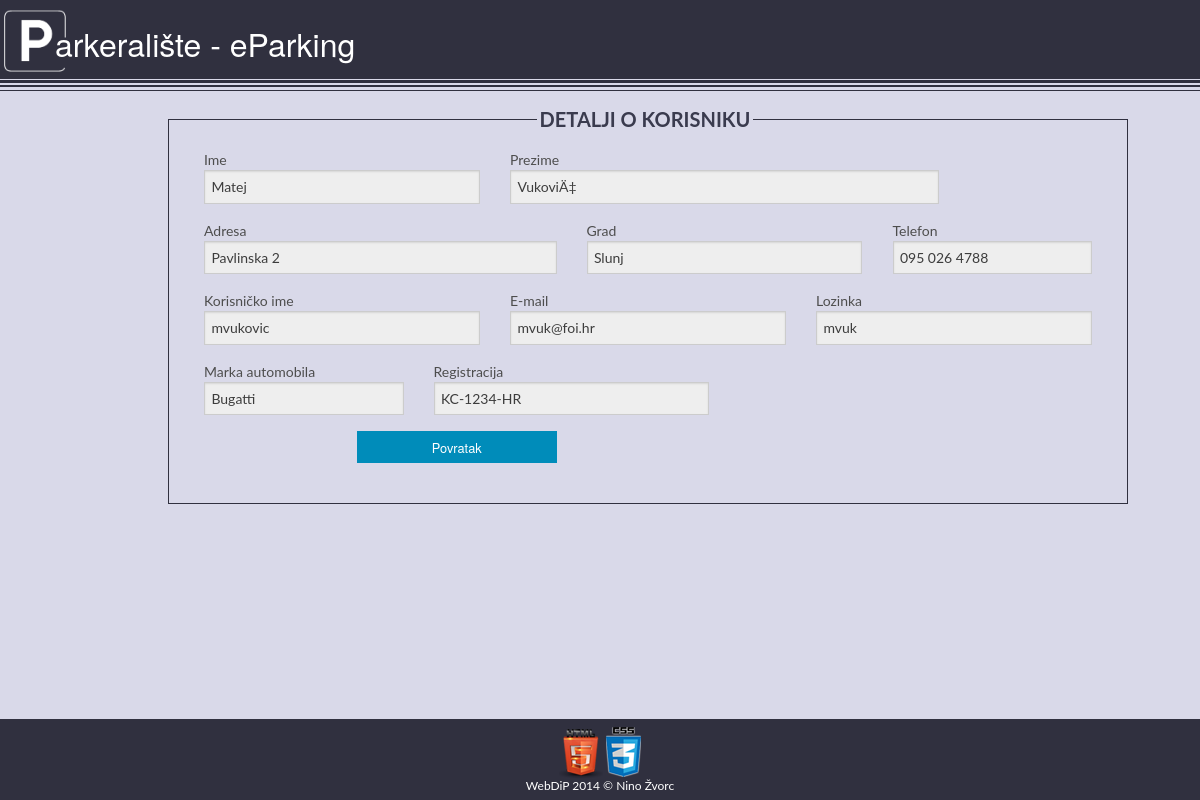
Page /privatno/detalji.php?korisnik=2 on the committed database.
### tables this page shows
CREATE TABLE IF NOT EXISTS `vozilo` (
  `idvozila` int(11) NOT NULL auto_increment,
  `registracija` varchar(15) NOT NULL,
  `vlasnik` int(11) NOT NULL,
  `marka` int(11) NOT NULL,
  PRIMARY KEY  (`idvozila`),
  KEY `fk_vozilo_korisnik1_idx` (`vlasnik`),
  KEY `fk_vozilo_marka1_idx` (`marka`)
);

CREATE TABLE IF NOT EXISTS `korisnik` (
  `idkorisnika` int(11) NOT NULL auto_increment,
  `ime` varchar(20) NOT NULL,
  `prezime` varchar(40) NOT NULL,
  `korisnicko` varchar(20) NOT NULL,
  `lozinka` varchar(20) NOT NULL,
  `adresa` varchar(50) NOT NULL,
  `grad` varchar(30) default NULL,
  `email` varchar(30) default NULL,
  `telefon` varchar(20) NOT NULL,
  `tip` int(11) NOT NULL,
  `aktivan` int(11) NOT NULL,
  `kod` int(11) NOT NULL,
  `vrijeme` datetime NOT NULL,
  PRIMARY KEY  (`idkorisnika`),
  KEY `fk_korisnik_tip_korisnika1_idx` (`tip`)
);

CREATE TABLE IF NOT EXISTS `marka` (
  `idmarke` int(11) NOT NULL auto_increment,
  `naziv` varchar(45) NOT NULL,
  PRIMARY KEY  (`idmarke`)
);

### okviri/baza.class.php (called while the page is built, shortened)
<?php
class Baza{
    function spojiDB(){
        $mysqli= new mysqli(self::server, self::korisnik,  self::lozinka, self::baza);
        return $mysqli;
    }
    function selectDB($upit){
        $veza =  self::spojiDB();
        $rezultat = $veza->query($upit) or trigger_error("Greska kod upita {$upit} - ".
                "Greska: ".$veza->error." ".E_USER_ERROR);
        return $rezultat;
    }
}
?>

### privatno/detalji.php (the view, shortened to what this page needs)
<?php
    include_once ("../okviri/baza.class.php");
    $baza=new Baza();
    $id=$_REQUEST["korisnik"];
    $upit="select * from korisnik k, vozilo v, marka m where k.idkorisnika='$id' and k.idkorisnika=v.vlasnik and m.idmarke=v.marka;";
    $podaci=$baza->selectDB($upit);
    $red=$podaci->fetch_array();
?>
<html>
    <head>
        <link rel="stylesheet" href="../css/foundation.css" />
        <link rel="stylesheet" href="../css/css_nzvorc.css" />
        <link rel="stylesheet" href="//code.jquery.com/ui/1.10.4/themes/smoothness/jquery-ui.css">
    </head>
    <body>
        <header>
            arkeralište -  eParking
        </header>
        <hr class="jedan"/>
        <hr class="dva"/>
        <hr class="tri"/>
        <section style="width: 80%; margin-left: 10%">
            <form name="registracija" class="forma"  action="<?php echo $_SERVER['PHP_SELF'] ?>" method="POST" >
                <fieldset>
                    <legend class="naslov" >Detalji o korisniku</legend>
                    <div class="row">
                      <div class="large-4 columns">
                          <label id="imeg" for="ime">Ime</label>
                          <input name="ime" type="text" id="ime" disabled="" value="<?php echo $red[1]; ?>"/>
                      </div>
                      <div class="large-6 columns">
                          <label id="prezimeg"for="prezime">Prezime</label>
                          <input name="prezime" type="text" id="prezime" disabled="" value="<?php echo $red[2]; ?>"/>
                      </div>
                    </div>
                    <div class="row">
                      <div class="large-5 columns">
                          <label for="adresa">Adresa</label>
                          <input name="adresa" type="text" id="adresa" disabled="" value="<?php echo $red[5]; ?>"/>
                      </div>
                      <div class="large-4 columns">
                          <label for="grad">Grad</label>
                          <input name="grad" type="text" id="grad" disabled="" value="<?php echo $red[6]; ?>"/>
                      </div>
                        <div class="large-3 columns">
                          <label for="telefon">Telefon</label>
                          <input name="telefon" type="tel" id="telefon" disabled="" value="<?php echo $red[8]; ?>" />
                        </div>
                    </div>
                    <div class="row">
                        <div class="large-4 columns">
                          <label for="korisnickoIme" id='greske' >Korisničko ime</label>
                          <input name="korisnicko" type="text" id="korisnickoIme" disabled="" value="<?php echo $red[3]; ?>" />
                        </div>
                        <div class="large-4 columns">
                          <label for="email" id='greske1'>E-mail</label>
                          <input name="email" type="email" id="email" disabled="" value="<?php echo $red[7]; ?>" />
                        </div>
                        <div class="large-4 columns">
                           <label for="lozinka" id="lozinkag" >Lozinka</label>
                           <input name="lozinka" type="text" id="lozinka" disabled="" value="<?php echo $red[4]; ?>"/>
                        </div>
                    </div>
                    <div class="row">
                          <div class="large-3 columns">
                              <label for="marka">Marka automobila</label>
                              <input name="marka" type="text" id="marka" required="" disabled="" value="<?php echo $red[18]; ?>"/>
                          </div>
                          <div class="large-4 columns">
                              <label for="registracija">Registracija</label>
                              <input name="registracija" type="text" id="registracija" disabled="" value="<?php echo $red[14]; ?>"/>
                          </div>
                    </div>
                    <div class="row">
                        <div class="large-3 columns">
                            <a href="index.php" class="button expand tiny">Povratak</a>
                        </div>
                     </div></div>
                </fieldset>
            </form>
        </section>
        <footer id="footer">
            <a href="http://validator.w3.org/check?uri=http://arka.foi.hr/WebDiP/2013/zadaca_01/nzvorc/"><img src="img/html-5.png" alt="valid_html" /></a>
            <a href="http://jigsaw.w3.org/css-validator/validator?uri=http://arka.foi.hr/WebDiP/2013/zadaca_01/nzvorc"><img src="img/css.png" alt="valid_css" style="margin-bottom: 3px;"/></a><br>
            WebDiP 2014 &#169; Nino Žvorc
        </footer>
    </body>
</html>

### css/css_nzvorc.css (style rules this page uses)
body { width: 100%; background-color: #d9d9e9; box-sizing: border-box; margin: 0; font-family: Lato; }
header { font-family: Helvetica Neue; font-size: xx-large; color: #ffffff; background-color: #30303f; background-image: url('../img/parking.gif'); background-size: 70px; background-repeat: no-repeat; padding-top: 27px; padding-bottom: 20px; padding-left: 55px; width: 100%; }
hr.jedan, hr.dva, hr.tri { background-color: #30303f; border: none; height: 3px; margin-bottom: 2px; margin-top: 1px; }
hr.dva { height: 2px; margin-top: 2px; }
hr.tri { height: 1px; margin-top: 3px; margin-bottom: 0px; }
footer { background-color: #30303f; text-align: center; text-decoration: inherit; color: #ffffff; width: 100%; font-size: 12px; padding: 8px 0px; clear: both; position: fixed; bottom: 0; }
form { margin-left: auto; margin-right: auto; width: 450px; }
.forma { margin-left: 5%; width: 100%; }
.naslov { color: #3a3b4e; font-size: 20px; font-family: Lato; text-transform: uppercase; text-align: center; font-weight: bold; }

### rows in the picture
vozilo: ime "Matej", prezime "VukoviÄ‡", adresa "Pavlinska 2", grad "Slunj", telefon "095 026 4788", korisnicko "mvukovic", email "mvuk@foi.hr", lozinka "mvuk", marka "Bugatti", registracija "KC-1234-HR"
